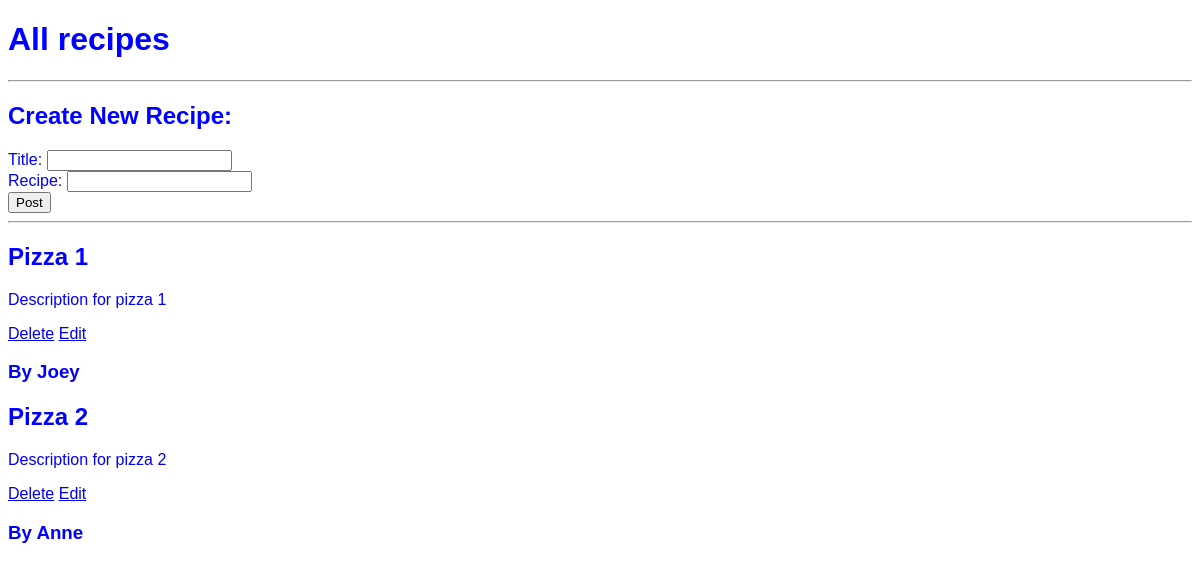
Before: /recipes/ with the older database file.
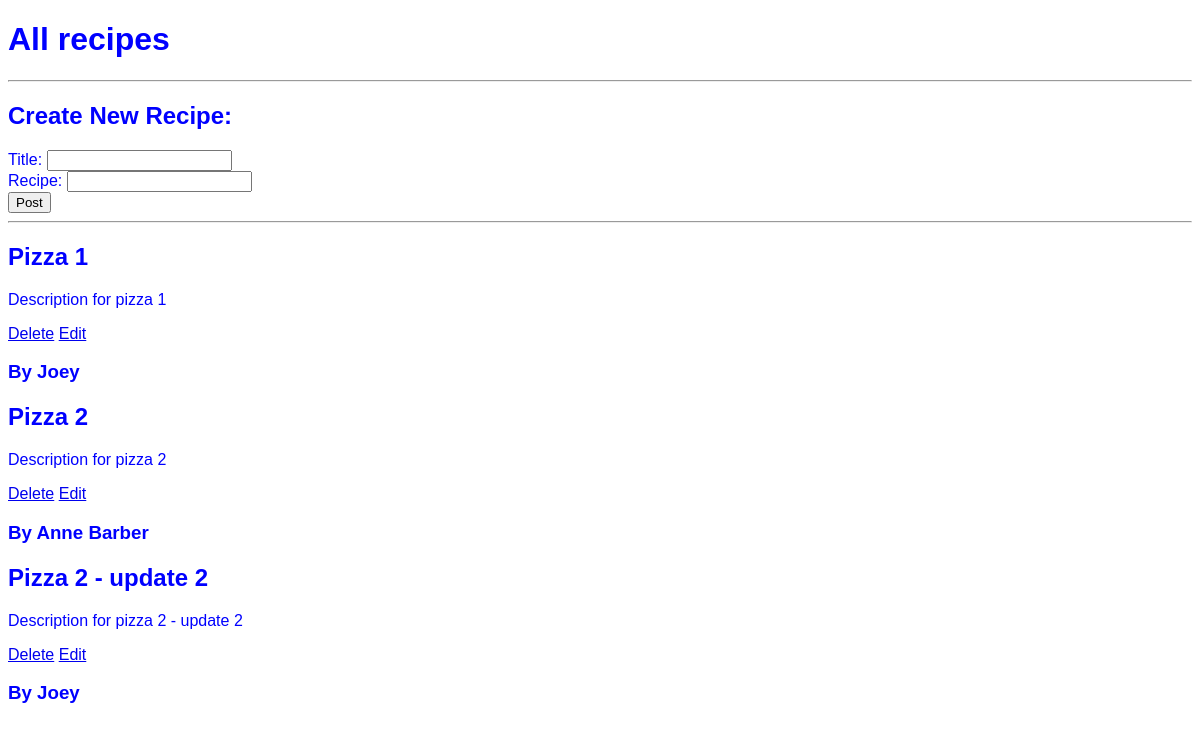
After: the same page with the newer database file.
### main.py (models this page shows, shortened)
class Recipe(db.Model):
    __tablename__ = "recipes"
    id = db.Column(db.Integer, primary_key=True)
    title = db.Column(db.String(100), nullable=False, unique=True)
    description = db.Column(db.Text, nullable=False)
    author = db.Column(db.String(50), nullable=False)
    date_posted = db.Column(db.DateTime, nullable=False, default=datetime.utcnow) #automatically adds the date

### main.py (the view)
@app.route("/recipes/", methods=["GET","POST"])
def recipes():
    if request.method == "POST": # if someone has added a new recipe
        recipe_title=request.form["title"]
        recipe_description=request.form["description"]
        new_recipe = Recipe(title=recipe_title,description=recipe_description,author="Joey")
        db.session.add(new_recipe)
        db.session.commit()
        return redirect("/recipes/") # refresh the page
    else: # request is GET
        all_recipes = Recipe.query.all() # print a list of all recipes
        return render_template("recipes.html", recipes=all_recipes)

### templates/recipes.html (shortened to what this page needs)
{% extends 'base.html' %}
{% block body %}
	<h1>All recipes</h1>
	<hr>
	<h2>Create New Recipe:</h2>
	<form action="/recipes" method="POST">
		Title: <input type="text" name="title" id="title"><br>
		Recipe: <input type="text" name="description" id="description"><br>
		<input type="submit" value="Post">
	</form>
	<hr>
	{% for recipe in recipes %}
		<h2>{{ recipe.title }}</h2>
		<p>{{ recipe.description }}</p>
		<a href="/recipes/delete/{{recipe.id}}">Delete</a>
		<a href="/recipes/edit/{{recipe.id}}">Edit</a>
		{% if recipe.author %}
			<h3>By {{recipe.author}}</h3>
		{% else %}
			<h3>N/A</h3>
		{% endif %}
{% endfor %}
{% endblock %}

Changed rows visible on the page:
changed Recipe "Pizza 2": author "Anne" → "Anne Barber"
added Recipe: title "Pizza 2 - update 2", description "Description for pizza 2 - update 2", author "Joey"
